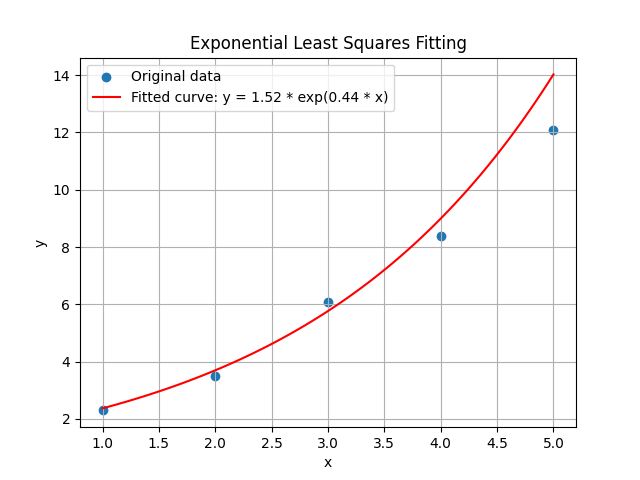

Source code (Python):
import numpy as np
import matplotlib.pyplot as plt
x = np.array([1, 2, 3, 4, 5])
y = np.array([2.3, 3.5, 6.1, 8.4, 12.1]) 
Y = np.log(y)
A, b = np.polyfit(x, Y, 1)
a = np.exp(A)
x_fit = np.linspace(min(x), max(x), 100)
y_fit = a * np.exp(b * x_fit)

plt.scatter(x, y, label='Original data')
plt.plot(x_fit, y_fit, 'r', label='Fitted curve: y = {:.2f} * exp({:.2f} * x)'.format(a, b))
plt.xlabel('x')
plt.ylabel('y')
plt.legend()
plt.title('Exponential Least Squares Fitting')
plt.grid(True)
plt.show()
